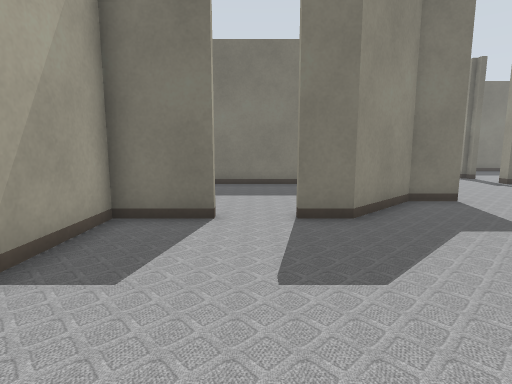
[1] (above)

24 first-person views from a walk through a robot-simulator world made for Gazebo. The camera is 0.72 m above the floor, tilts 8° down and sees 80° across. The lines on the ground mark 1 m squares. The floor is counted in squares, 0.5 m on a side. Each view is taken from the middle of a square. On the plan, view 1 faces up. The plan holds only what a view shows up to about 14 squares ahead; the rest is blank. The place goes on beyond the plan. Robots are left out. Some surface patterns are stand-ins.

[2]
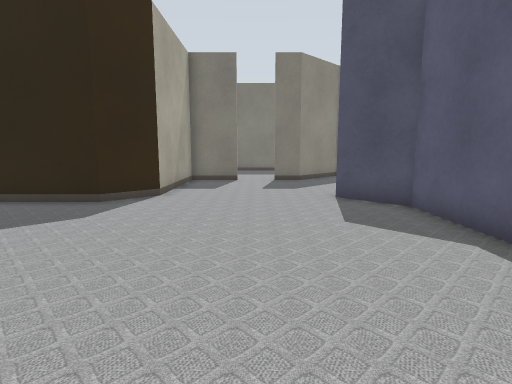

[3]
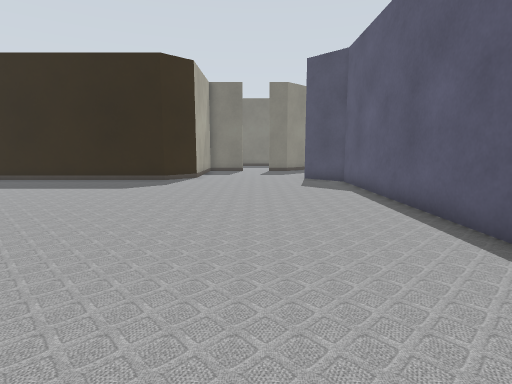

[4]
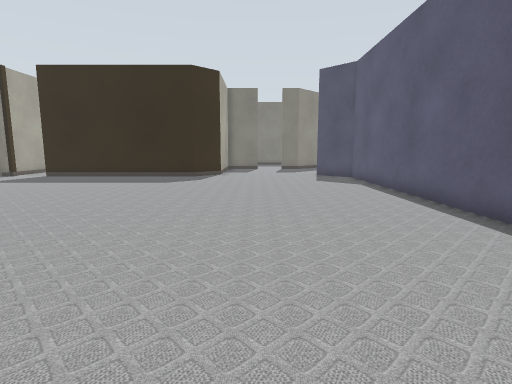

[5]
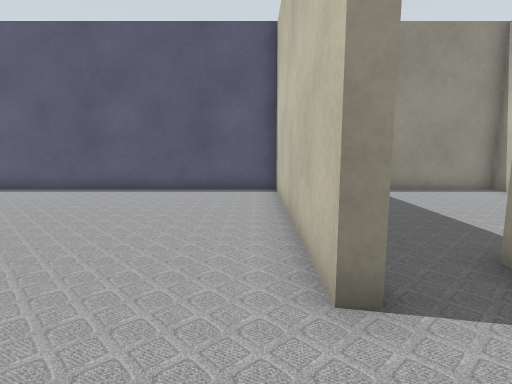

[6]
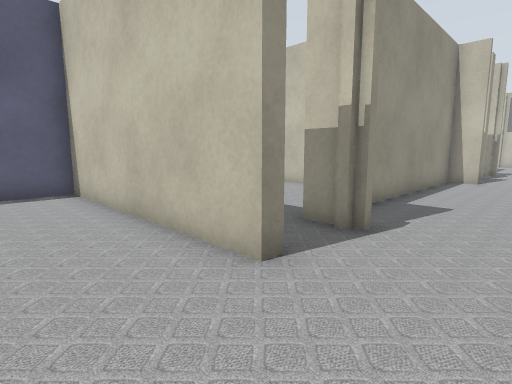

[7]
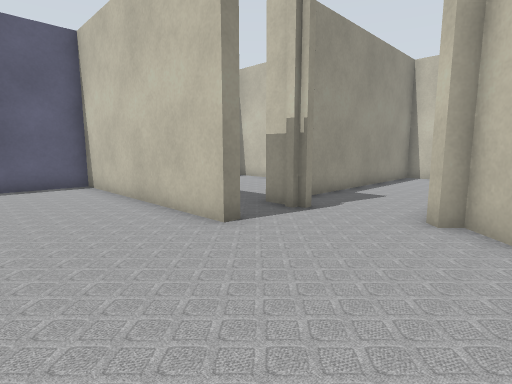

[8]
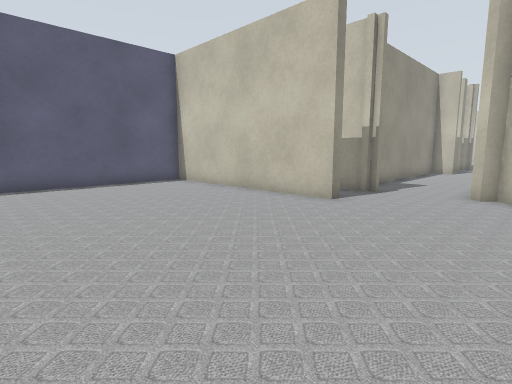

[9]
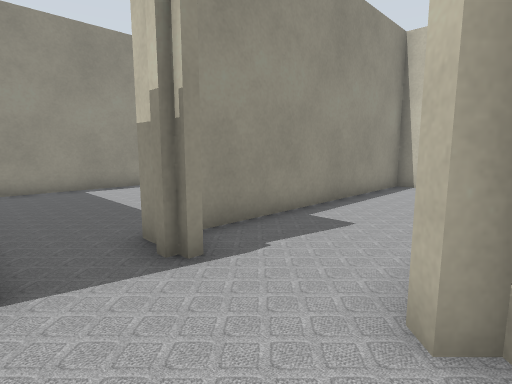

[10]
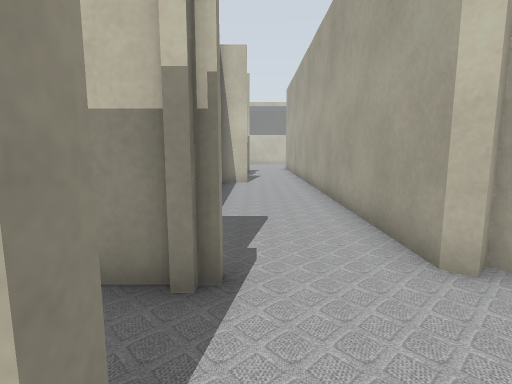

[11]
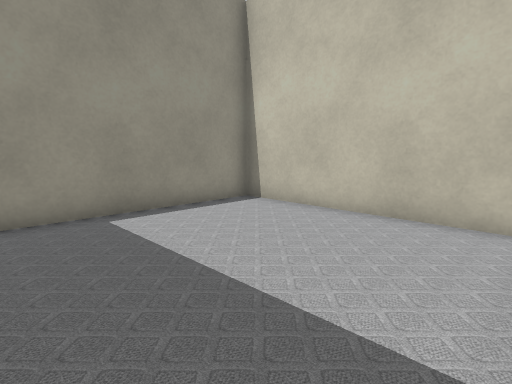

[12]
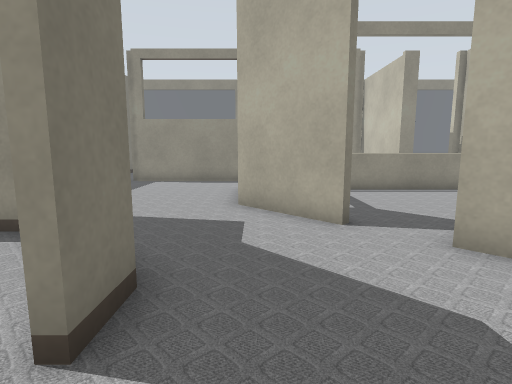

[13]
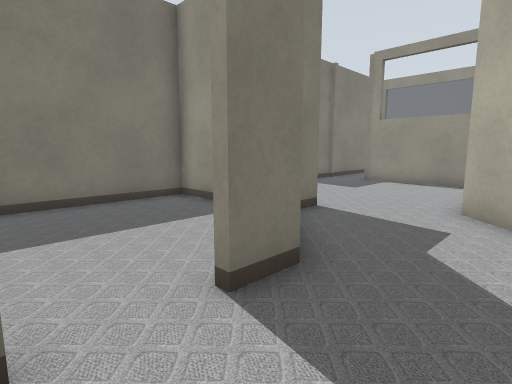

[14]
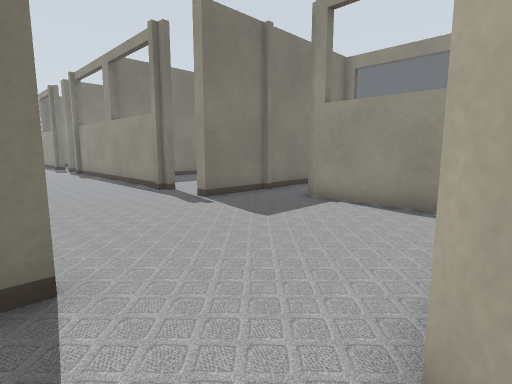

[15]
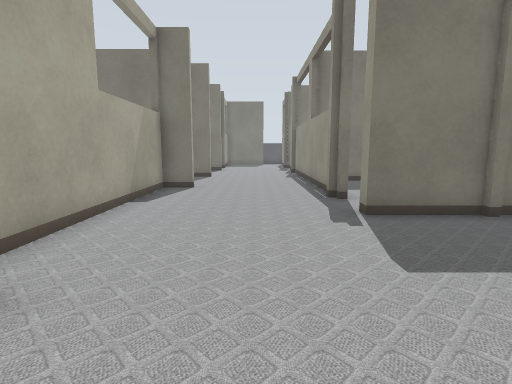

[16]
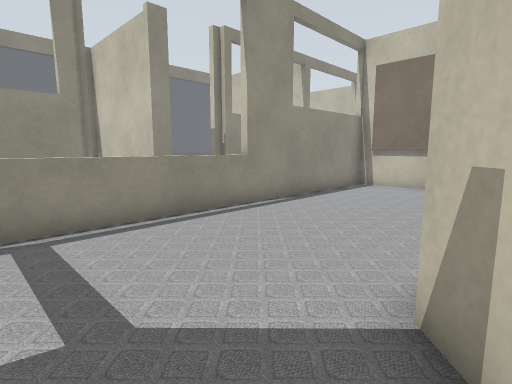

[17]
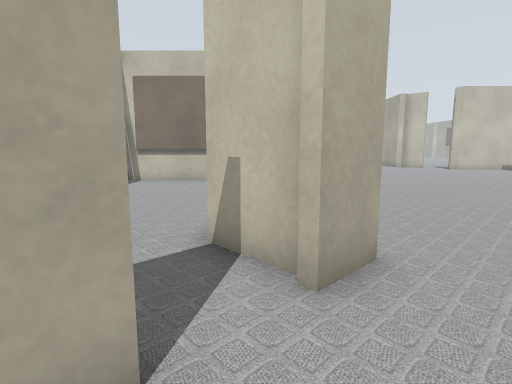

[18]
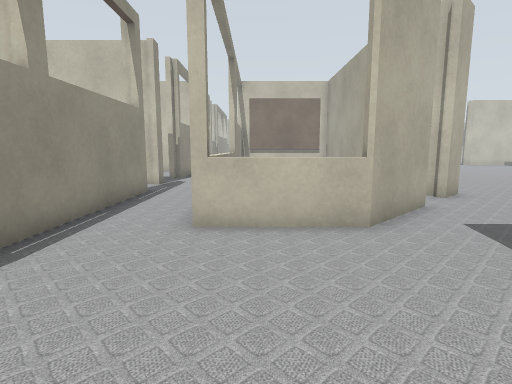

[19]
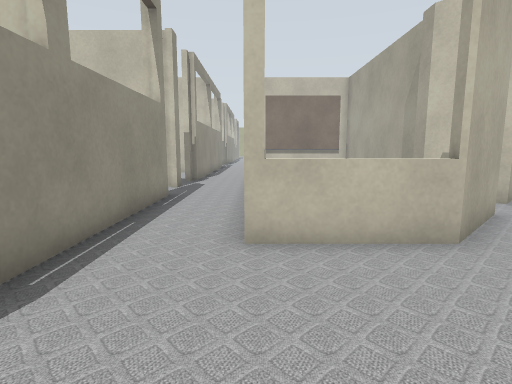

[20]
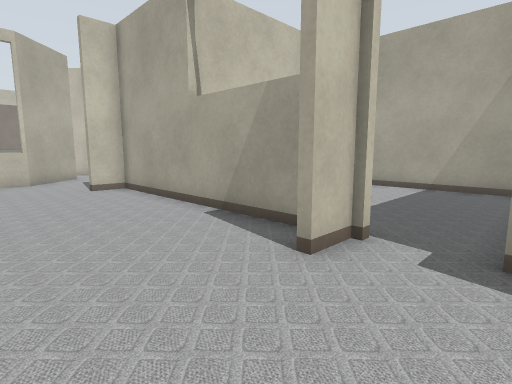

[21]
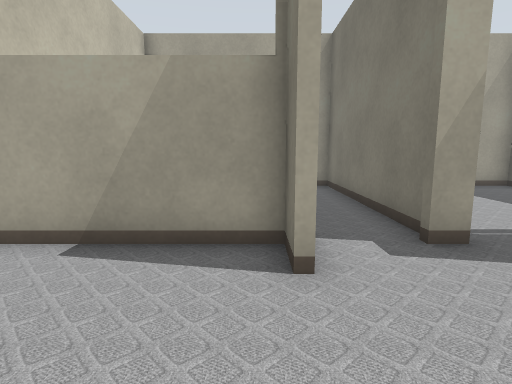

[22]
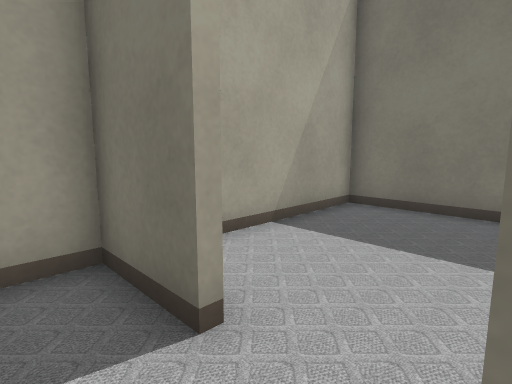

[23]
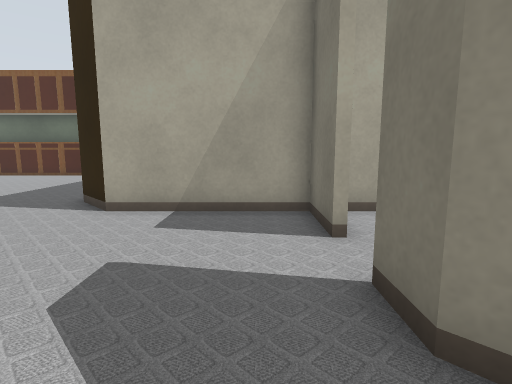

[24]
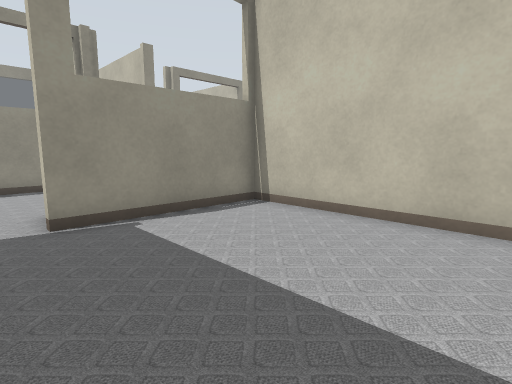

### Floor plan
Points are (right, up) in squares from view 1. A wall is a line through its corners. A room is listed if a view was taken in it or the views show most of it. See-through windows are left out.
Room 1 (views 1, 2, 3, 4, 5, 6, 7, 8, 10, 12, 13, 14, 16, 17, 22, 23)
walls: (-4.4, -16.7) (3.9, -16.7) (3.9, -0.4) (2.4, 1.1) (3.5, 2.1); (4.6, 3.3) (6.2, 4.8); (-3, 5.9) (-3, 1.4) (-4.1, 0.3) (-9.5, 0.3); (-0.8, 6.3) (-3.1, 6.3); (4.5, 8.6) (2, 6.3) (0.9, 6.3); (5.8, 8.4) (4.2, 8.4)
ways out: opening at (-7, -17) to room 2; opening at (5, 6.5) to room 3; opening at (5, 3) to room 5; opening at (0, 6) to room 7
Room 2 (views 9, 11)
walls: (-4.1, -19.1) (-3.2, -19.1); (-8.6, -18.8) (-7.8, -19.6) (-7.5, -19.3) (-7.2, -19.5) (-7.2, -28.5); (-4.4, -17.2) (-4.4, -16.7); (-3.5, -28.5) (-3.5, -20)
ways out: opening at (-7, -17) to room 1; opening at (-3.5, -18) to room 6
Room 3 (views 15, 18, 19, 20, 21)
walls: (13, 12.6) (10.4, 12.6) (10.4, 13.1); (6.2, 4.8) (6.9, 5.5) (10.2, 5.5); (10.4, 15.8) (10.4, 20.4); (5.8, 17.4) (4.5, 17.4) (4.5, 8.6) (5.6, 8.6); (4.2, 17.7) (5.6, 17.7); (12.7, 0.5) (12.7, 10.4); (4.5, 20.4) (4.5, 19.6); (13, -2.2) (13, -1.5)
ways out: opening at (5, 6.5) to room 1; opening at (4, 19) to room 4; opening at (11, 14); opening at (11.5, -2); opening at (13, -0.5)
Room 4 (view 24)
walls: (4, 19.8) (-3, 19.8) (-3, 14.6); (-1.6, 12.8) (4.2, 12.8) (4.2, 17.7)
ways out: opening at (4, 19) to room 3
Room 5 (no view inside)
walls: (4.5, -0.8) (4.5, -4.5); (3.4, 1.7) (4.7, 0.4) (4.7, -0.4); (6.1, -9) (10.2, -9); (9.9, -9.1) (9.9, 2.6)
ways out: opening at (5, 3) to room 1
Room 6 (no view inside)
walls: (-2.5, -24.5) (3.9, -24.5) (3.9, -18)
ways out: opening at (-3.5, -18) to room 2
Room 7 (no view inside)
walls: (4.2, 9.1) (4.2, 12.6) (-3, 12.6) (-3, 5.9)
ways out: opening at (0, 6) to room 1

Positions as (right, up) in squares from view 1, and headings:
1: (0, 0), facing up
2: (0, -8), facing up
3: (0, -14), facing up
4: (-1, -16), facing up
5: (-7, -16), facing right
6: (-7, -14), facing down-right
7: (-9, -13), facing down-right
8: (-9, -9), facing down-right
9: (-8, -17), facing down-right
10: (-5, -16), facing down
11: (-3, -18), facing down-right
12: (-1, 5), facing right
13: (-1, 4), facing up-right
14: (5, 5), facing up-right
15: (8, 6), facing up
16: (4, 3), facing down-right
17: (4, 5), facing down
18: (9, 11), facing down
19: (10, 10), facing down
20: (9, 20), facing down-left
21: (9, 17), facing left
22: (1, 5), facing up-left
23: (4, 5), facing left
24: (-2, 19), facing down-right
